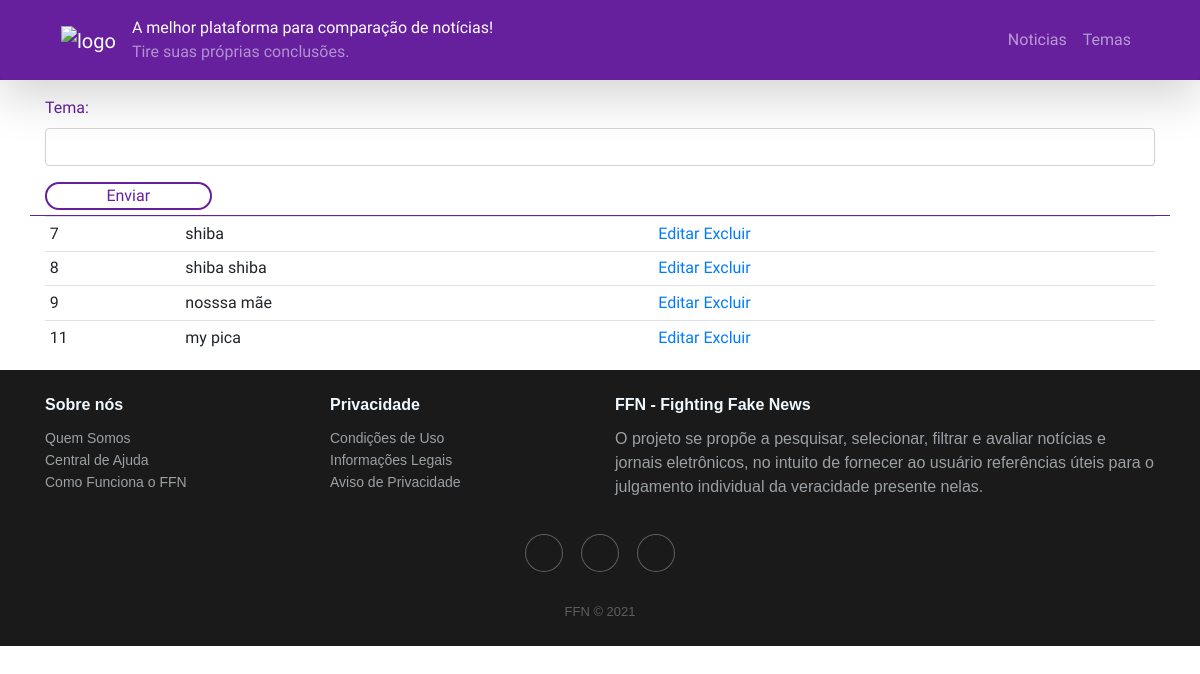
Screenshot of /temas/ with the database file from the repository.
### crud/models.py (models this page shows, shortened)
class tema(models.Model):
    tema = models.CharField(max_length = 45)

### crud/views.py (the view)
# urls.py: path('temas/', views.read_tema, name = "listatemas"),
def read_tema(request):
    form = TemaForm(request.POST or None)
    if form.is_valid():
        form.save()
        return redirect("listatemas")
    temas = tema.objects.all()
    pacote = {"temaChaves" : temas, "tema_form": form, }
    return render(request,  "lctemas.html", pacote)

### crud/form.py
class TemaForm(ModelForm):
    class Meta:
        model = tema
        fields = ["tema"]

### crud/Templates/lctemas.html (shortened to what this page needs)
{%extends 'base.html'%}
{% block formulario %}
<form method="POST" class= "form">
  {{tema_form.as_p}}
  <div class="form-group" style="margin-bottom: 5px;">
    <button type= "submit" id= "enviar2">Enviar</button>
  </div>
</form>
{% endblock formulario %}
{%block listagem%}
{%for tema in temaChaves%}
<tr class="result">
    <td>{{tema.id}}</td>
    <td>{{tema.tema}}</td>
    <td class="editar" >
      <a href="{%url 'update_tema' tema.id%}">Editar</a>
      <a href="{%url 'delete_tema' tema.id%}">Excluir</a>
    </td>
</tr>
{%endfor%}
{%endblock listagem%}

### crud/static/ffn-style.css (style rules this page uses)
* { margin: 0; padding: 0; border: 0; }
body { font-family: 'Urbanist', sans-serif; }
#enviar2 { border: 2px solid #66209e; border-radius: 30px; width: 15%; background: none; color: #66209e; }

### rows the page displays
tema: id "7", tema "shiba"
tema: id "8", tema "shiba shiba"
tema: id "9", tema "nosssa mãe"
tema: id "11", tema "my pica"
